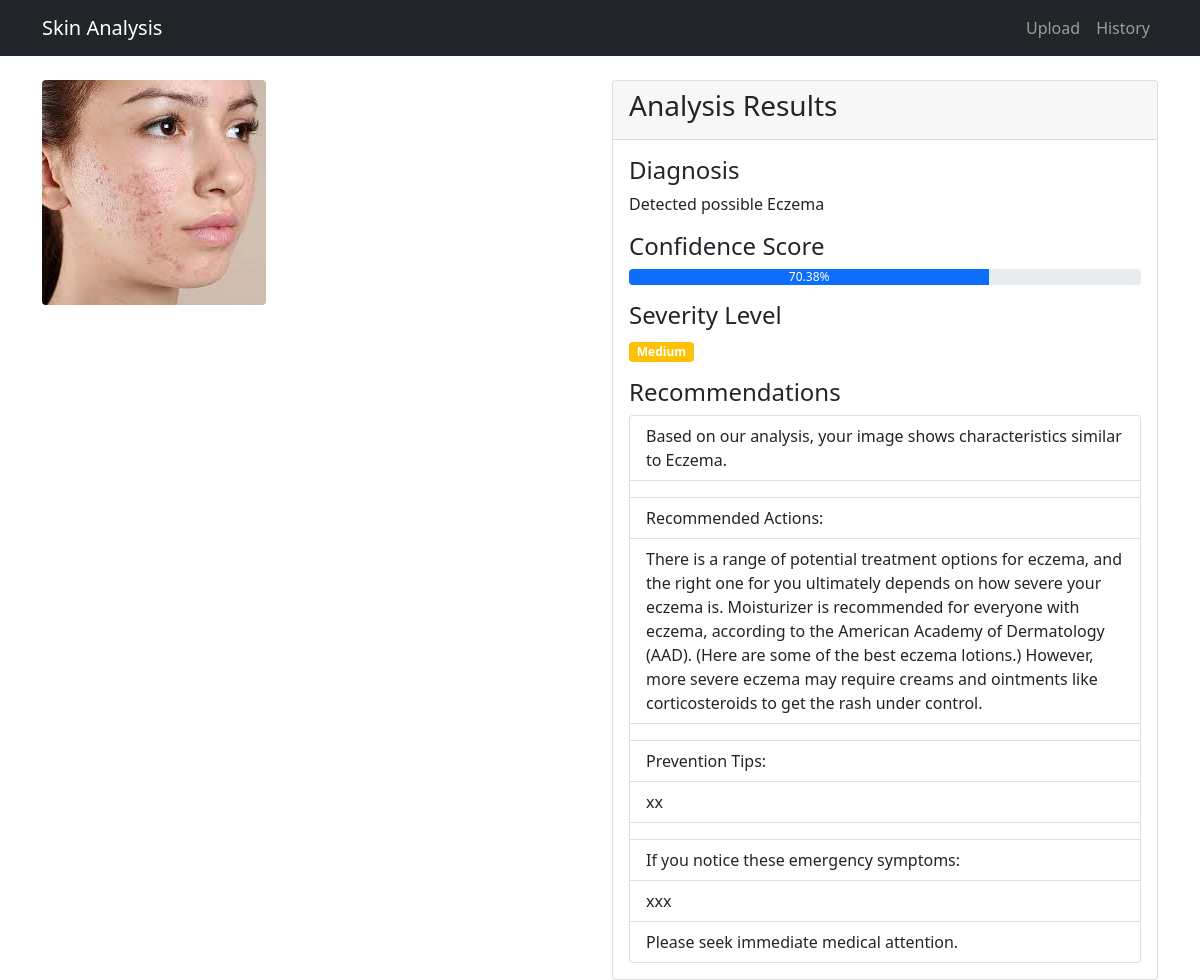
/analysis/10/ (signed in), run on the app's committed database.
### skin_analysis/models.py (models this page shows, shortened)
class SkinAnalysis(models.Model):
    user = models.ForeignKey(User, on_delete=models.CASCADE)
    image = models.ImageField(upload_to='skin_images/')
    upload_date = models.DateTimeField(auto_now_add=True)
    diagnosis = models.TextField(null=True, blank=True)
    confidence_score = models.FloatField(null=True, blank=True)
    recommendations = models.TextField(null=True, blank=True)
    detected_disease = models.ForeignKey(SkinDisease, on_delete=models.SET_NULL, null=True)
    confidence_score = models.FloatField(null=True)
    analysis_notes = models.TextField(blank=True)
    requires_immediate_attention = models.BooleanField(default=False)
    follow_up_date = models.DateField(null=True, blank=True)
    doctor_consultation_recommended = models.BooleanField(default=False)

### skin_analysis/views.py (the view)
# urls.py: path('analysis/<int:analysis_id>/', views.view_analysis, name='analysis'),
@login_required
def view_analysis(request, analysis_id):
    analysis = get_object_or_404(SkinAnalysis, id=analysis_id, user=request.user)
    confidence_percentage = analysis.confidence_score * 100 if analysis.confidence_score <= 1 else analysis.confidence_score
    context = {
        'analysis': analysis,
        'severity': 'High' if confidence_percentage > 80 else 'Medium',
        'recommendations': analysis.recommendations.split('\n') if analysis.recommendations else [],
    }
    analysis.confidence_score = confidence_percentage
    return render(request, 'analysis.html', context)

### templates/analysis.html
{% extends 'base.html' %}
{% block content %}
<div class="row">
    <div class="col-md-6">
        <img src="{{ analysis.image.url }}" class="img-fluid rounded" alt="Skin image">
    </div>
    <div class="col-md-6">
        <div class="card">
            <div class="card-header">
                <h3>Analysis Results</h3>
            </div>
            <div class="card-body">
                <h4>Diagnosis</h4>
                <p>{{ analysis.diagnosis }}</p>
                <h4>Confidence Score</h4>
                <div class="progress mb-3">
                    <div class="progress-bar" role="progressbar"
                         style="width: {{ analysis.confidence_score|floatformat:2 }}%"
                         aria-valuenow="{{ analysis.confidence_score|floatformat:2 }}"
                         aria-valuemin="0"
                         aria-valuemax="100">
                        {{ analysis.confidence_score|floatformat:2 }}%
                    </div>
                </div>
                <h4>Severity Level</h4>
                <p class="badge bg-{% if severity == 'High' %}danger{% else %}warning{% endif %}">
                    {{ severity }}
                </p>
                <h4>Recommendations</h4>
                <ul class="list-group">
                    {% for rec in recommendations %}
                        <li class="list-group-item">{{ rec }}</li>
                    {% endfor %}
                </ul>
            </div>
        </div>
    </div>
</div>
{% endblock %}

### data on the page
SkinAnalysis: image (picture), diagnosis "Detected possible Eczema", confidence_score "70.38"

### other printed values
{{ severity }} "Medium"
{{ rec }} "Based on our analysis, your image shows characteristics similar to Eczema." "Recommended Actions:" "Prevention Tips:" "xx" "If you notice these emergency symptoms:" "xxx" "Please seek immediate medical attention."
